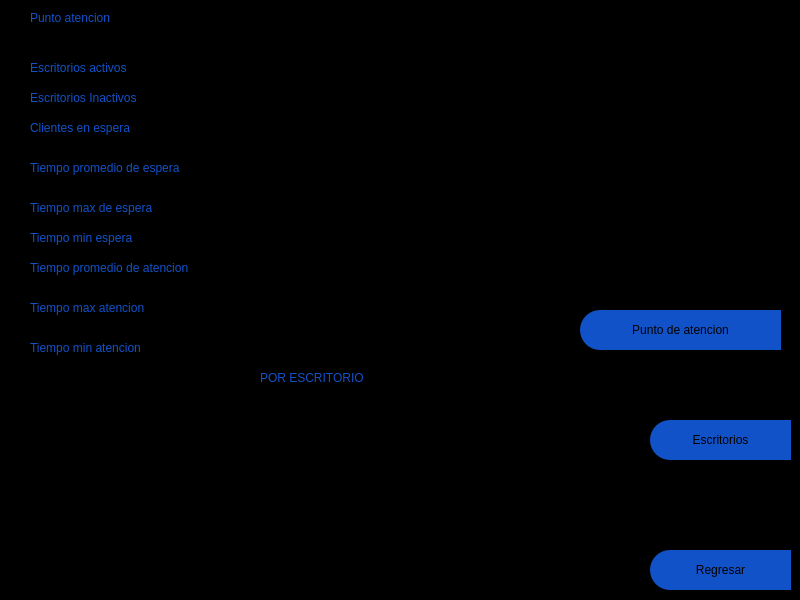
<?xml version="1.0" encoding="UTF-8"?>
<ui version="4.0">
 <class>MainWindow</class>
 <widget class="QMainWindow" name="MainWindow">
  <property name="geometry">
   <rect>
    <x>0</x>
    <y>0</y>
    <width>800</width>
    <height>600</height>
   </rect>
  </property>
  <property name="minimumSize">
   <size>
    <width>800</width>
    <height>600</height>
   </size>
  </property>
  <property name="maximumSize">
   <size>
    <width>800</width>
    <height>600</height>
   </size>
  </property>
  <property name="contextMenuPolicy">
   <enum>Qt::DefaultContextMenu</enum>
  </property>
  <property name="windowTitle">
   <string>Editar_curso</string>
  </property>
  <property name="styleSheet">
   <string notr="true"/>
  </property>
  <widget class="QWidget" name="centralwidget">
   <property name="maximumSize">
    <size>
     <width>800</width>
     <height>600</height>
    </size>
   </property>
   <widget class="QFrame" name="frame">
    <property name="geometry">
     <rect>
      <x>0</x>
      <y>0</y>
      <width>800</width>
      <height>600</height>
     </rect>
    </property>
    <property name="minimumSize">
     <size>
      <width>800</width>
      <height>600</height>
     </size>
    </property>
    <property name="maximumSize">
     <size>
      <width>800</width>
      <height>600</height>
     </size>
    </property>
    <property name="styleSheet">
     <string notr="true">QFrame{
background-color: rgb(0, 0, 0);
}



QLabel{
color: rgb(18, 82, 200);

font: 75 12pt &quot;Arial Black&quot;;
	
}

QLabel:hover{
color: white;


font: 75 12pt &quot;Arial Black&quot;;
}

QLineEdit{
background-color: rgb(0, 0, 0);
color: rgb(255, 255, 255);

font: 75 12pt &quot;Arial&quot;;
	
}

QTextEdit{
background-color: rgb(0, 0, 0);
color: rgb(255, 255, 255);

font: 75 12pt &quot;Arial&quot;;
	
}
</string>
    </property>
    <property name="frameShape">
     <enum>QFrame::StyledPanel</enum>
    </property>
    <property name="frameShadow">
     <enum>QFrame::Raised</enum>
    </property>
    <widget class="QPushButton" name="bt_regresar">
     <property name="geometry">
      <rect>
       <x>650</x>
       <y>550</y>
       <width>141</width>
       <height>40</height>
      </rect>
     </property>
     <property name="minimumSize">
      <size>
       <width>100</width>
       <height>40</height>
      </size>
     </property>
     <property name="styleSheet">
      <string notr="true">QPushButton{
background-color: rgb(18, 82, 200);
border-top-left-radius: 20px;
border-bottom-left-radius: 20px;

font: 75 11pt &quot;Arial Black&quot;;
	
}

QPushButton:hover{
background-color: white;
border-top-left-radius: 20px;
border-bottom-left-radius: 20px;

font: 75 11pt &quot;Arial Black&quot;;
}</string>
     </property>
     <property name="text">
      <string>Regresar</string>
     </property>
     <property name="icon">
      <iconset>
       <normaloff>../imagenes/pngfind.com-back-png-1934895.png</normaloff>../imagenes/pngfind.com-back-png-1934895.png</iconset>
     </property>
     <property name="iconSize">
      <size>
       <width>32</width>
       <height>32</height>
      </size>
     </property>
    </widget>
    <widget class="QPushButton" name="btnempresa">
     <property name="geometry">
      <rect>
       <x>580</x>
       <y>310</y>
       <width>201</width>
       <height>40</height>
      </rect>
     </property>
     <property name="minimumSize">
      <size>
       <width>100</width>
       <height>40</height>
      </size>
     </property>
     <property name="styleSheet">
      <string notr="true">QPushButton{
background-color: rgb(18, 82, 200);
border-top-left-radius: 20px;
border-bottom-left-radius: 20px;

font: 75 11pt &quot;Arial Black&quot;;
	
}

QPushButton:hover{
background-color: white;
border-top-left-radius: 20px;
border-bottom-left-radius: 20px;

font: 75 11pt &quot;Arial Black&quot;;
}</string>
     </property>
     <property name="text">
      <string>Punto de atencion</string>
     </property>
     <property name="icon">
      <iconset>
       <normaloff>../imagenes/escritura.png</normaloff>../imagenes/escritura.png</iconset>
     </property>
     <property name="iconSize">
      <size>
       <width>32</width>
       <height>32</height>
      </size>
     </property>
    </widget>
    <widget class="QLabel" name="labelpunto">
     <property name="geometry">
      <rect>
       <x>30</x>
       <y>0</y>
       <width>400</width>
       <height>35</height>
      </rect>
     </property>
     <property name="minimumSize">
      <size>
       <width>400</width>
       <height>35</height>
      </size>
     </property>
     <property name="maximumSize">
      <size>
       <width>200</width>
       <height>30</height>
      </size>
     </property>
     <property name="text">
      <string>Punto atencion</string>
     </property>
    </widget>
    <widget class="QLabel" name="labelescriactivo">
     <property name="geometry">
      <rect>
       <x>30</x>
       <y>50</y>
       <width>400</width>
       <height>35</height>
      </rect>
     </property>
     <property name="minimumSize">
      <size>
       <width>400</width>
       <height>35</height>
      </size>
     </property>
     <property name="maximumSize">
      <size>
       <width>200</width>
       <height>30</height>
      </size>
     </property>
     <property name="text">
      <string>Escritorios activos</string>
     </property>
    </widget>
    <widget class="QLabel" name="labelescridesactivo">
     <property name="geometry">
      <rect>
       <x>30</x>
       <y>80</y>
       <width>400</width>
       <height>35</height>
      </rect>
     </property>
     <property name="minimumSize">
      <size>
       <width>400</width>
       <height>35</height>
      </size>
     </property>
     <property name="maximumSize">
      <size>
       <width>200</width>
       <height>30</height>
      </size>
     </property>
     <property name="text">
      <string>Escritorios Inactivos</string>
     </property>
    </widget>
    <widget class="QLabel" name="labelclienteespera">
     <property name="geometry">
      <rect>
       <x>30</x>
       <y>110</y>
       <width>400</width>
       <height>35</height>
      </rect>
     </property>
     <property name="minimumSize">
      <size>
       <width>400</width>
       <height>35</height>
      </size>
     </property>
     <property name="maximumSize">
      <size>
       <width>200</width>
       <height>30</height>
      </size>
     </property>
     <property name="text">
      <string>Clientes en espera</string>
     </property>
    </widget>
    <widget class="QLabel" name="labeltiempopromedioespera">
     <property name="geometry">
      <rect>
       <x>30</x>
       <y>150</y>
       <width>400</width>
       <height>35</height>
      </rect>
     </property>
     <property name="minimumSize">
      <size>
       <width>400</width>
       <height>35</height>
      </size>
     </property>
     <property name="maximumSize">
      <size>
       <width>200</width>
       <height>30</height>
      </size>
     </property>
     <property name="text">
      <string>Tiempo promedio de espera</string>
     </property>
    </widget>
    <widget class="QLabel" name="labeltiempominespera">
     <property name="geometry">
      <rect>
       <x>30</x>
       <y>220</y>
       <width>400</width>
       <height>35</height>
      </rect>
     </property>
     <property name="minimumSize">
      <size>
       <width>400</width>
       <height>35</height>
      </size>
     </property>
     <property name="maximumSize">
      <size>
       <width>200</width>
       <height>30</height>
      </size>
     </property>
     <property name="text">
      <string>Tiempo min espera</string>
     </property>
    </widget>
    <widget class="QLabel" name="labeltiempomaxespera">
     <property name="geometry">
      <rect>
       <x>30</x>
       <y>190</y>
       <width>400</width>
       <height>35</height>
      </rect>
     </property>
     <property name="minimumSize">
      <size>
       <width>400</width>
       <height>35</height>
      </size>
     </property>
     <property name="maximumSize">
      <size>
       <width>200</width>
       <height>30</height>
      </size>
     </property>
     <property name="text">
      <string>Tiempo max de espera </string>
     </property>
    </widget>
    <widget class="QLabel" name="label_21">
     <property name="geometry">
      <rect>
       <x>260</x>
       <y>360</y>
       <width>200</width>
       <height>35</height>
      </rect>
     </property>
     <property name="minimumSize">
      <size>
       <width>200</width>
       <height>35</height>
      </size>
     </property>
     <property name="maximumSize">
      <size>
       <width>200</width>
       <height>30</height>
      </size>
     </property>
     <property name="text">
      <string>POR ESCRITORIO</string>
     </property>
    </widget>
    <widget class="QLabel" name="labeltiempominatencion">
     <property name="geometry">
      <rect>
       <x>30</x>
       <y>330</y>
       <width>400</width>
       <height>35</height>
      </rect>
     </property>
     <property name="minimumSize">
      <size>
       <width>400</width>
       <height>35</height>
      </size>
     </property>
     <property name="maximumSize">
      <size>
       <width>200</width>
       <height>30</height>
      </size>
     </property>
     <property name="text">
      <string>Tiempo min atencion</string>
     </property>
    </widget>
    <widget class="QLabel" name="labeltiempomaxatencion">
     <property name="geometry">
      <rect>
       <x>30</x>
       <y>290</y>
       <width>400</width>
       <height>35</height>
      </rect>
     </property>
     <property name="minimumSize">
      <size>
       <width>400</width>
       <height>35</height>
      </size>
     </property>
     <property name="maximumSize">
      <size>
       <width>200</width>
       <height>30</height>
      </size>
     </property>
     <property name="text">
      <string>Tiempo max atencion</string>
     </property>
    </widget>
    <widget class="QPushButton" name="btnporescritorio">
     <property name="geometry">
      <rect>
       <x>650</x>
       <y>420</y>
       <width>141</width>
       <height>40</height>
      </rect>
     </property>
     <property name="minimumSize">
      <size>
       <width>100</width>
       <height>40</height>
      </size>
     </property>
     <property name="styleSheet">
      <string notr="true">QPushButton{
background-color: rgb(18, 82, 200);
border-top-left-radius: 20px;
border-bottom-left-radius: 20px;

font: 75 11pt &quot;Arial Black&quot;;
	
}

QPushButton:hover{
background-color: white;
border-top-left-radius: 20px;
border-bottom-left-radius: 20px;

font: 75 11pt &quot;Arial Black&quot;;
}</string>
     </property>
     <property name="text">
      <string>Escritorios</string>
     </property>
     <property name="icon">
      <iconset>
       <normaloff>../imagenes/escritura.png</normaloff>../imagenes/escritura.png</iconset>
     </property>
     <property name="iconSize">
      <size>
       <width>32</width>
       <height>32</height>
      </size>
     </property>
    </widget>
    <widget class="QLabel" name="labeltiempopromedioatencion">
     <property name="geometry">
      <rect>
       <x>30</x>
       <y>250</y>
       <width>400</width>
       <height>35</height>
      </rect>
     </property>
     <property name="minimumSize">
      <size>
       <width>400</width>
       <height>35</height>
      </size>
     </property>
     <property name="maximumSize">
      <size>
       <width>200</width>
       <height>30</height>
      </size>
     </property>
     <property name="text">
      <string>Tiempo promedio de atencion</string>
     </property>
    </widget>
    <widget class="QTextEdit" name="textEditinfo">
     <property name="geometry">
      <rect>
       <x>30</x>
       <y>400</y>
       <width>611</width>
       <height>191</height>
      </rect>
     </property>
     <property name="html">
      <string>&lt;!DOCTYPE HTML PUBLIC &quot;-//W3C//DTD HTML 4.0//EN&quot; &quot;http://www.w3.org/TR/REC-html40/strict.dtd&quot;&gt;
&lt;html&gt;&lt;head&gt;&lt;meta name=&quot;qrichtext&quot; content=&quot;1&quot; /&gt;&lt;style type=&quot;text/css&quot;&gt;
p, li { white-space: pre-wrap; }
&lt;/style&gt;&lt;/head&gt;&lt;body style=&quot; font-family:'Arial'; font-size:12pt; font-weight:72; font-style:normal;&quot;&gt;
&lt;p style=&quot;-qt-paragraph-type:empty; margin-top:0px; margin-bottom:0px; margin-left:0px; margin-right:0px; -qt-block-indent:0; text-indent:0px;&quot;&gt;&lt;br /&gt;&lt;/p&gt;&lt;/body&gt;&lt;/html&gt;</string>
     </property>
    </widget>
   </widget>
  </widget>
 </widget>
 <resources/>
 <connections/>
</ui>
